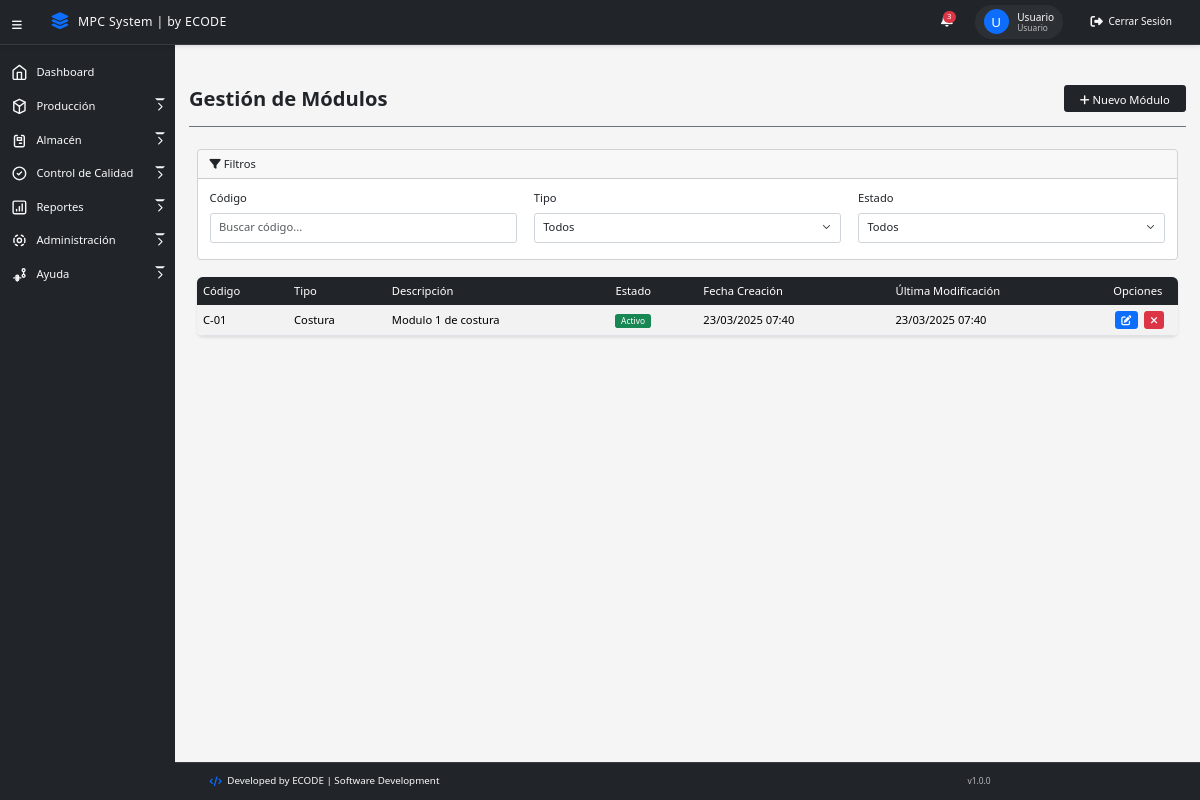
The app's page /views/modulos.php (signed in), older data.
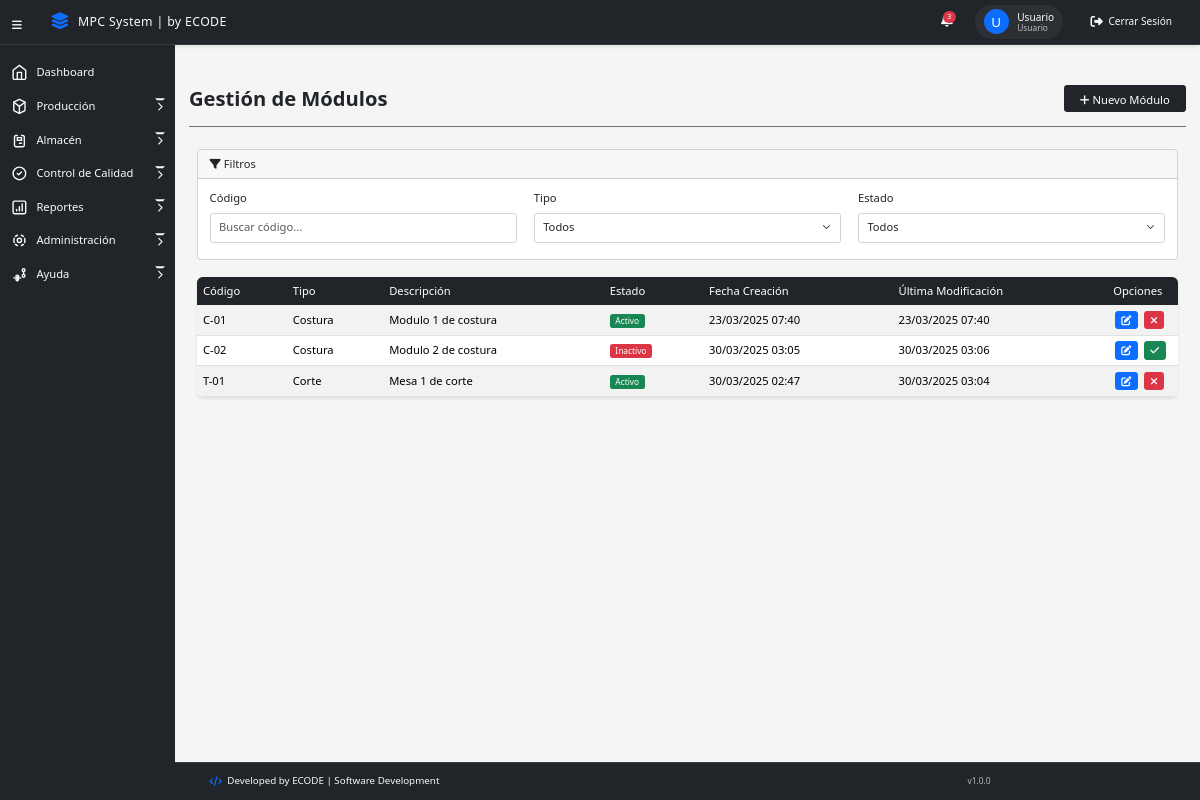
The same page, newer data.
### tables this page shows
CREATE TABLE `modulos` (
  `id` int(11) NOT NULL,
  `modulo_codigo` varchar(10) NOT NULL COMMENT 'Código del módulo (ej: C-01, T-01)',
  `modulo_tipo` enum('Costura','Corte') NOT NULL COMMENT 'Tipo de módulo',
  `modulo_descripcion` text DEFAULT NULL COMMENT 'Descripción o notas sobre el módulo',
  `modulo_estado` enum('Activo','Inactivo') NOT NULL DEFAULT 'Activo',
  `modulo_creacion` timestamp NOT NULL DEFAULT current_timestamp(),
  `modulo_modificacion` timestamp NOT NULL DEFAULT current_timestamp() ON UPDATE current_timestamp()
);

### models/Modulo.php (called while the page is built, shortened)
<?php
require_once '../config/Database.php';
class Modulo {
    private $conn;
    private $table = 'modulos';
    public function __construct() {
        $database = new Database();
        $this->conn = $database->getConnection();
    }
    public function read() {
        $query = "SELECT * FROM {$this->table} ORDER BY modulo_codigo";
        $stmt = $this->conn->prepare($query);
        $stmt->execute();
        return $stmt->fetchAll(PDO::FETCH_ASSOC);
    }
}

### config/database.php (called while the page is built, shortened)
<?php
class Database {
    private $host = "localhost";
    private $database_name = "minlex_elsalvador";
    private $username = "root";
    private $password = "";
    private $port = 3306;
    public function getConnection() {
        $this->conn = null;
        try {
            try {
                $this->conn = new PDO(
                    "mysql:unix_socket=/opt/lampp/var/mysql/mysql.sock;dbname=" . $this->database_name,
                    $this->username,
                    $this->password
                );
            } catch (PDOException $e) {
                $this->conn = new PDO(
                    "mysql:host=" . $this->host . ";port=" . $this->port . ";dbname=" . $this->database_name,
                    $this->username,
                    $this->password
                );
            }
            $this->conn->setAttribute(PDO::ATTR_ERRMODE, PDO::ERRMODE_EXCEPTION);
            $this->conn->setAttribute(PDO::ATTR_DEFAULT_FETCH_MODE, PDO::FETCH_ASSOC);
            $this->conn->exec("SET NAMES utf8");
            return $this->conn;
        } catch (PDOException $exception) {
            error_log("Error de conexión a la base de datos: " . $exception->getMessage());
            throw new Exception("Error de conexión a la base de datos. Por favor verifica que XAMPP esté corriendo.");
        }
    }
}
?>

### controllers/ModuloController.php (called while the page is built, shortened)
<?php
require_once '../models/Modulo.php';
class ModuloController {
    private $modelo;
    public function __construct() {
        $this->modelo = new Modulo();
    }
    public function getModulos() {
        return $this->modelo->read();
    }
}

### views/modulos.php (the view, shortened to what the changed rows need)
<?php
require_once '../controllers/ModuloController.php';
$moduloController = new ModuloController();
$modulos = $moduloController->getModulos();
?>
<!DOCTYPE html>
<html lang="es">
<head>
    <?php include '../components/meta.php'; ?>
</head>
<body>
    <?php include '../components/menu_lateral.php'; ?>
    <main>
        <div class="titulo-vista">
            <h1><strong>Gestión de Módulos</strong></h1>
        </div>
        <div class="container-fluid">
            <div class="table-responsive">
                <table class="table table-striped table-hover">
                    <thead>
                        <tr>
                            <th>Código</th>
                            <th>Tipo</th>
                            <th>Descripción</th>
                            <th>Estado</th>
                            <th>Fecha Creación</th>
                            <th>Última Modificación</th>
                            <th>Opciones</th>
                        </tr>
                    </thead>
                    <tbody>
                        <?php foreach ($modulos as $modulo): ?>
                        <tr>
                            <td><?php echo htmlspecialchars($modulo['modulo_codigo']); ?></td>
                            <td><?php echo htmlspecialchars($modulo['modulo_tipo']); ?></td>
                            <td><?php echo htmlspecialchars($modulo['modulo_descripcion'] ?? ''); ?></td>
                            <td>
                                <span class="badge <?php echo $modulo['modulo_estado'] === 'Activo' ? 'bg-success' : 'bg-danger'; ?>">
                                    <?php echo htmlspecialchars($modulo['modulo_estado']); ?>
                                </span>
                            </td>
                            <td><?php echo date('d/m/Y H:i', strtotime($modulo['modulo_creacion'])); ?></td>
                            <td><?php echo date('d/m/Y H:i', strtotime($modulo['modulo_modificacion'])); ?></td>
                            <td>
                                <button class="btn btn-sm btn-primary editar-modulo"
                                        data-id="<?php echo $modulo['id']; ?>"
                                        data-codigo="<?php echo htmlspecialchars($modulo['modulo_codigo']); ?>"
                                        data-tipo="<?php echo htmlspecialchars($modulo['modulo_tipo']); ?>"
                                        data-descripcion="<?php echo htmlspecialchars($modulo['modulo_descripcion'] ?? ''); ?>"
                                        data-estado="<?php echo htmlspecialchars($modulo['modulo_estado']); ?>"
                                        data-ultima-modificacion="<?php echo date('d/m/Y H:i', strtotime($modulo['modulo_modificacion'])); ?>" title="Editar modulo">
                                    <i class="fas fa-edit"></i>
                                </button>
                                <button class="btn btn-sm <?php echo $modulo['modulo_estado'] === 'Activo' ? 'btn-danger' : 'btn-success'; ?> toggle-estado"
                                        data-id="<?php echo $modulo['id']; ?>"
                                        data-estado="<?php echo $modulo['modulo_estado']; ?>" title="Cambiar estado">
                                    <i class="fas <?php echo $modulo['modulo_estado'] === 'Activo' ? 'fa-times' : 'fa-check'; ?>"></i>
                                </button>
                            </td>
                        </tr>
                        <?php endforeach; ?>
                    </tbody>
                </table>
            </div>
        </div>
    </main>
</body>
</html>

Row changes from the older to the newer data that the page shows:
added modulos: modulo_codigo "C-02", modulo_tipo "Costura", modulo_descripcion "Modulo 2 de costura", modulo_estado "Inactivo", modulo_creacion "30/03/2025 03:05", modulo_modificacion "30/03/2025 03:06"
added modulos: modulo_codigo "T-01", modulo_tipo "Corte", modulo_descripcion "Mesa 1 de corte", modulo_estado "Activo", modulo_creacion "30/03/2025 02:47", modulo_modificacion "30/03/2025 03:04"
